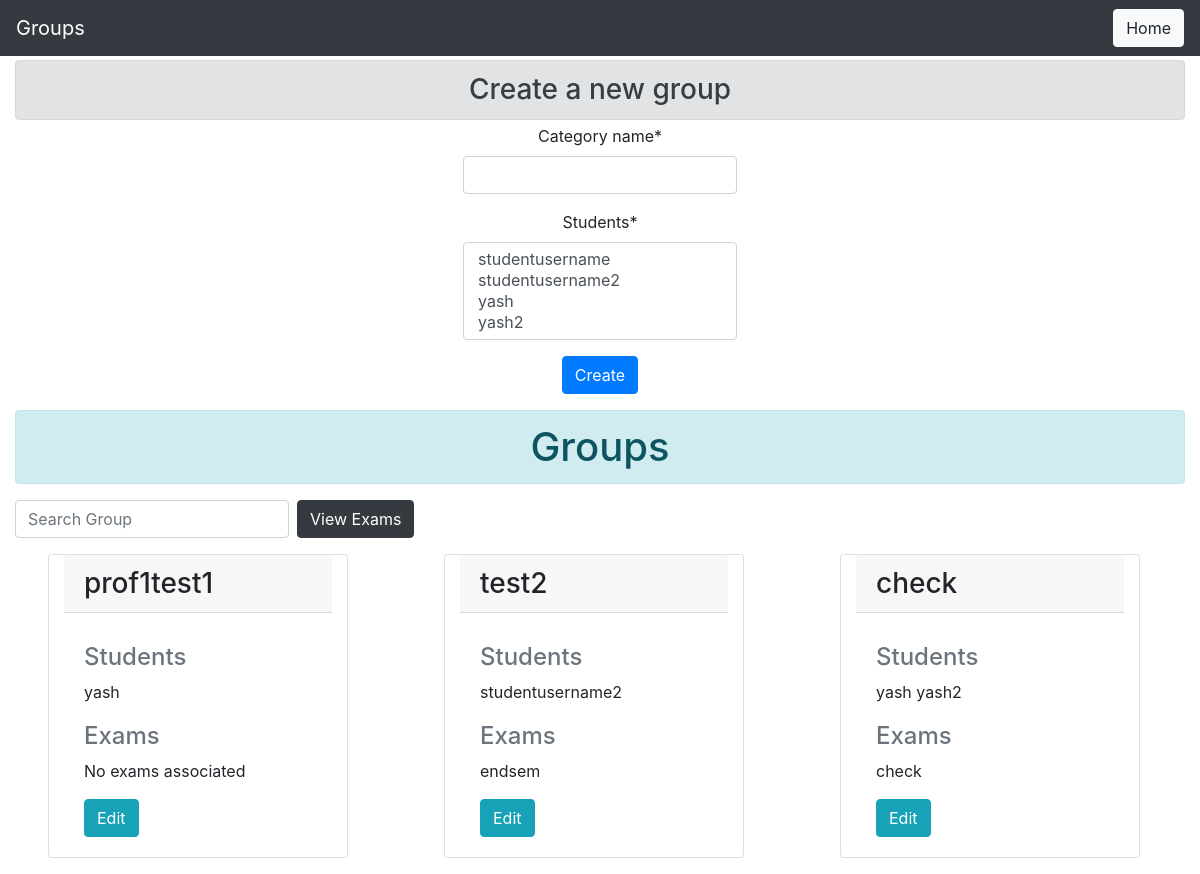
Before: /prof/profusername/viewgroups with the older database file.
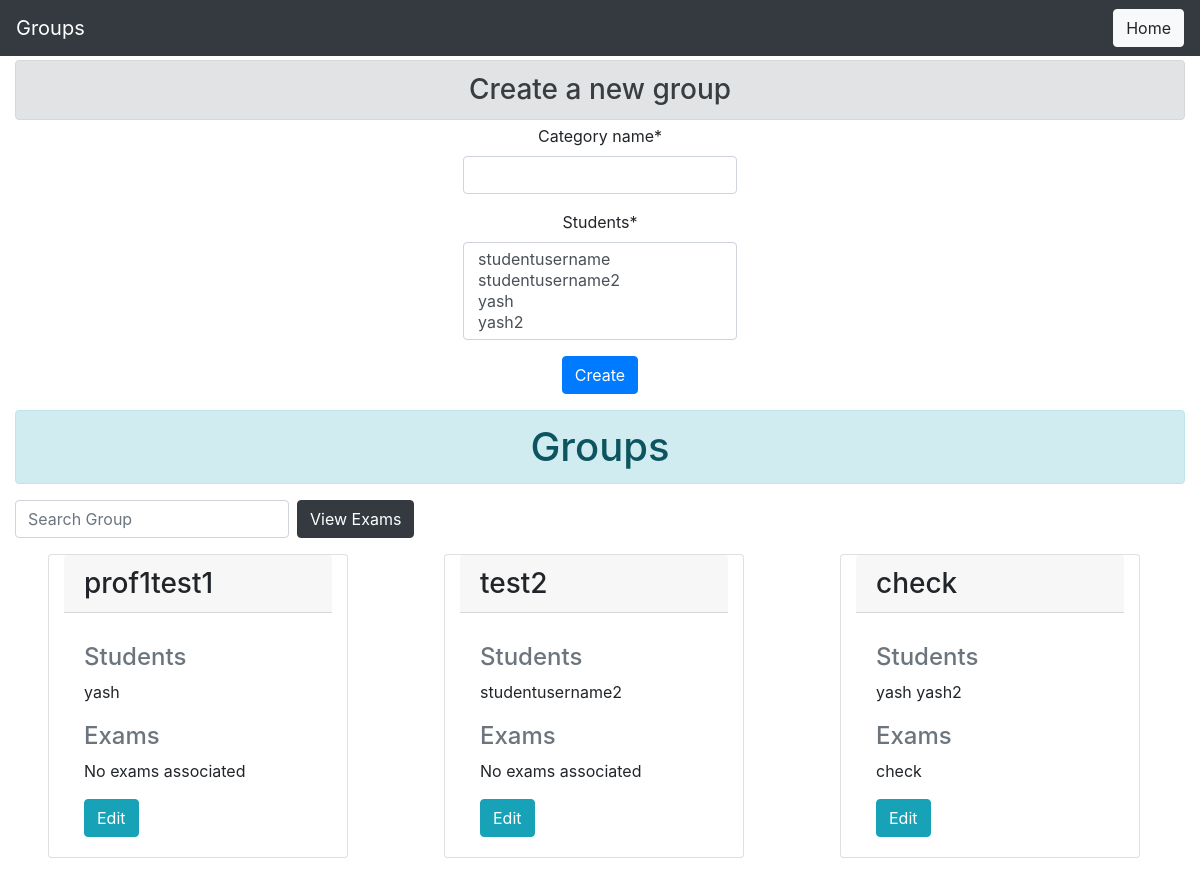
After: the same page with the newer database file.
### main/models.py (models this page shows, shortened)
class Special_Students(models.Model):
    professor = models.ForeignKey(User, limit_choices_to={
                                  'groups__name': "Professor"}, on_delete=models.CASCADE)
    category_name = models.CharField(max_length=10)
    students = models.ManyToManyField(
        User, limit_choices_to={'groups__name': "Student"}, related_name='students')

class Exam_Model(models.Model):
    professor = models.ForeignKey(User, limit_choices_to={
                                  'groups__name': "Professor"}, on_delete=models.CASCADE)
    name = models.CharField(max_length=50)
    total_marks = models.IntegerField()
    duration = models.IntegerField()
    question_paper = models.ForeignKey(
        Question_Paper, on_delete=models.CASCADE, related_name='exam')
    student_group = models.ManyToManyField(Special_Students, related_name='exam')
    start_time = models.DateTimeField()

### prof/views.py (the view, shortened to what this page needs)
# urls.py: path('<str:prof_username>/viewgroups', views.create_student_group, name='view_groups'),
def create_student_group(request, prof_username):
    prof = User.objects.get(username=prof_username)
    return render(request, 'prof/addview_groups.html', {
        'special_students_db': Special_Students.objects.filter(professor=prof), 'prof': prof ,
        'groupForm': Group_Form()
    })

### main/models.py
class Group_Form(ModelForm):
    class Meta:
        model = Special_Students
        fields = '__all__'
        exclude = ['professor']

### prof/templates/prof/addview_groups.html (shortened to what this page needs)
{% load crispy_forms_tags %}
{% load static %}
<!DOCTYPE html>
<html lang="en">
<head>
    <link rel="stylesheet" href="https://maxcdn.bootstrapcdn.com/bootstrap/4.2.1/css/bootstrap.min.css">
    <link rel="stylesheet" href="https://stackpath.bootstrapcdn.com/font-awesome/4.7.0/css/font-awesome.min.css">
</head>
<body>
    <nav class="navbar bg-dark navbar-dark">
        <a class="navbar-brand" href="#">Groups</a>
        <a href="{% url 'prof:index' prof.username %}" class="btn btn-light">Home</a>
    </nav>
    <div class="container-fluid">
        <h3 class="alert alert-secondary my-1" align="center">Create a new group</h3>
        <div align='center' id="create_group">
            <div class="container d-flex h-100 row justify-content-center col-20">
                <form align='center' method="POST">
                    {{ groupForm|crispy }}
                    <input class="btn btn-primary" type="submit" value="Create">
                </form>
            </div>
        </div>
        <div id='groups'>
            <h1 class="alert alert-info my-3" align="center">Groups</h1>
            <form class="form-inline my-2 my-lg-0">
                <input id="searchGroup" class="form-control mr-sm-2" type="search" placeholder="Search Group"
                    aria-label="Search">
                    <a class="btn btn-dark" href="{% url 'prof:view_exams' prof.username %}" target="_blank">View Exams</a>
            </form>
            <div class="row">
                {% for group in special_students_db %}
                <div class="card my-3 mx-5 col-sm-3">
                    <h3 class="card-header">{{ group.category_name }}</h3>
                    <div class="card-body">
                        <p class="card-text">
                            <h4 class="card-subtitle mb-2 text-muted">Students</h4>
                            {% for stud in group.students.all %}
                            {{stud.username}}
                            {% endfor %}
                            <br><br>
                            <h4 class="card-subtitle mb-2 text-muted">Exams</h4>
                            {% for exam in group.exam.all %}
                                {{ exam.name }}
                                {% empty %}
                                    No exams associated
                            {% endfor %}
                        </p>
                        <a href="{% url 'prof:edit_group' prof.username group.id %}"
                            class="card-link btn btn-info">Edit</a>
                    </div>
                </div>
                {% empty %}
                <h3>No groups</h3>
                {% endfor %}
            </div>
        </div>
    </div>
</body>
</html>

Changed rows visible on the page:
removed Exam_Model: name "endsem", shown under Special_Students "test2"
shown differently, row unchanged: Special_Students "test2": now shows "No exams associated"
